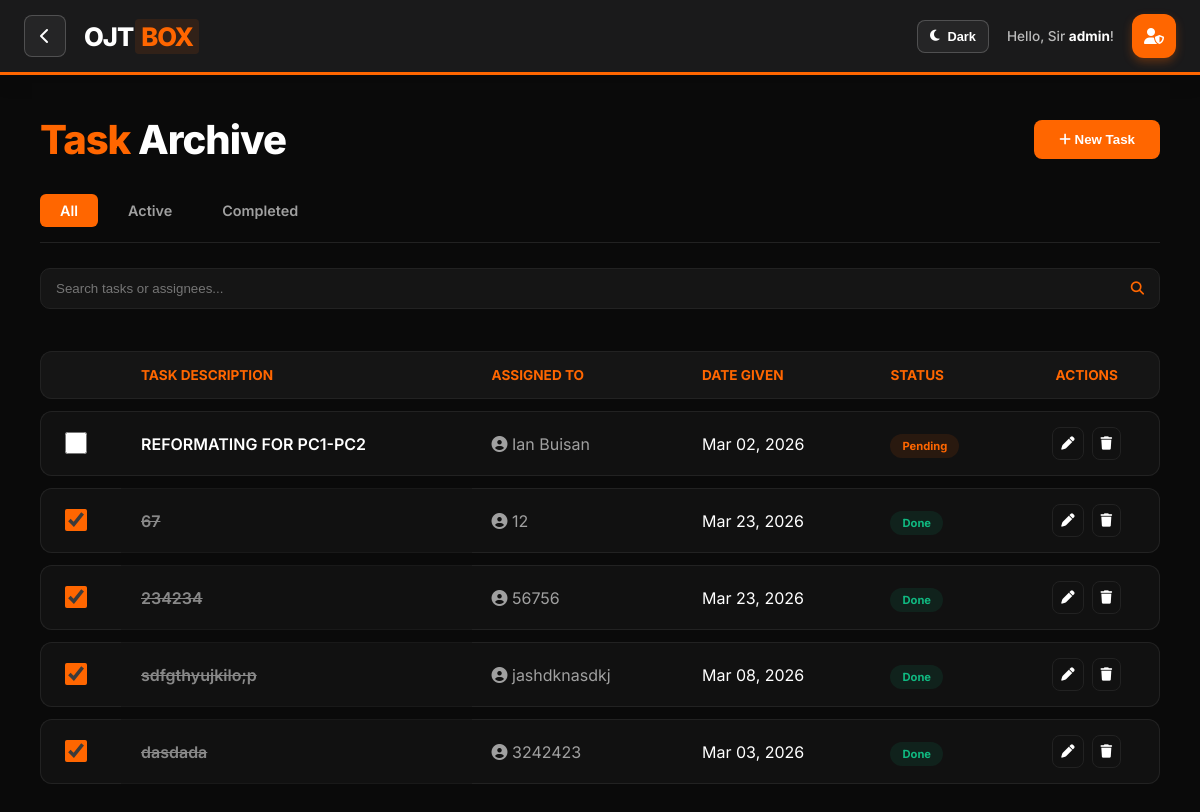
The page /taskbox.php (signed in) on the database its author committed.
### tables this page shows
CREATE TABLE `tasks` (
  `id` int(11) NOT NULL,
  `task_description` text NOT NULL,
  `assigned_to` varchar(100) NOT NULL,
  `status` enum('Pending','In-Progress','Done') DEFAULT 'Pending',
  `date_given` date NOT NULL,
  `date_completed` date DEFAULT NULL,
  `comment` text DEFAULT NULL,
  `created_at` timestamp NOT NULL DEFAULT current_timestamp(),
  `last_updated` timestamp NOT NULL DEFAULT current_timestamp() ON UPDATE current_timestamp()
);

### taskbox.php (the view, shortened to what this page needs)
<?php
require_once 'db.php';
$search = isset($_GET['search']) ? $_GET['search'] : '';
$filter_tab = isset($_GET['tab']) ? $_GET['tab'] : 'all';
$searchTerm = "%$search%";
$query = "SELECT * FROM tasks WHERE (task_description LIKE ? OR assigned_to LIKE ?)";
$params = [$searchTerm, $searchTerm];
$types = "ss";
$query .= " ORDER BY last_updated DESC, date_given DESC";
$stmt = $conn->prepare($query);
$stmt->bind_param($types, ...$params);
$stmt->execute();
$result = $stmt->get_result();
?>
<!DOCTYPE html>
<html lang="en">
<head>
    <link rel="stylesheet" href="https://cdnjs.cloudflare.com/ajax/libs/font-awesome/6.4.0/css/all.min.css">
</head>
<body>
    <?php include 'header.php'; ?>
    <main class="inventory-container">
        <div class="header-flex">
            <h2><span style="color:var(--primary-orange)">Task</span> Archive</h2>
            <button onclick="window.location.href='add_task.php'" style="background:var(--primary-orange); color:white; border:none; padding:12px 25px; border-radius:8px; font-weight:bold; cursor:pointer;">
                <i class="fa-solid fa-plus"></i> New Task
            </button>
        </div>
        <div class="tab-container">
            <a href="?tab=all&search=<?php echo urlencode($search); ?>" class="tab-link <?php echo ($filter_tab == 'all') ? 'active' : ''; ?>">All</a>
            <a href="?tab=active&search=<?php echo urlencode($search); ?>" class="tab-link <?php echo ($filter_tab == 'active') ? 'active' : ''; ?>">Active</a>
            <a href="?tab=completed&search=<?php echo urlencode($search); ?>" class="tab-link <?php echo ($filter_tab == 'completed') ? 'active' : ''; ?>">Completed</a>
        </div>
        <form action="" method="GET" class="search-row">
            <div class="search-group">
                <input type="text" name="search" class="search-input" placeholder="Search tasks or assignees..." value="<?php echo htmlspecialchars($search); ?>">
                <button type="submit" style="background:none; border:none; color:var(--primary-orange); padding:0 15px; cursor:pointer;"><i class="fa-solid fa-magnifying-glass"></i></button>
            </div>
        </form>
        <table class="data-table">
            <thead>
                <tr>
                    <th></th>
                    <th>Task Description</th>
                    <th>Assigned To</th>
                    <th>Date Given</th>
                    <th>Status</th>
                    <th style="text-align: center;">Actions</th>
                </tr>
            </thead>
            <tbody>
                <?php if ($result->num_rows > 0): ?>
                    <?php while($row = $result->fetch_assoc()):
                        $isDone = ($row['status'] === 'Done');
                    ?>
                    <tr>
                        <td>
                            <input type="checkbox" class="custom-checkbox"
                                   onchange="toggleTaskStatus(<?php echo $row['id']; ?>, this.checked)"
                                   <?php echo $isDone ? 'checked' : ''; ?>>
                        </td>
                        <td class="<?php echo $isDone ? 'strikethrough' : ''; ?>" style="font-weight: 600;">
                            <?php echo htmlspecialchars($row['task_description']); ?>
                        </td>
                        <td style="color: var(--text-gray);">
                            <i class="fa-solid fa-user-circle"></i> <?php echo htmlspecialchars($row['assigned_to']); ?>
                        </td>
                        <td><?php echo date('M d, Y', strtotime($row['date_given'])); ?></td>
                        <td>
                            <span class="badge <?php echo $isDone ? 'badge-done' : 'badge-pending'; ?>">
                                <?php echo htmlspecialchars($row['status']); ?>
                            </span>
                        </td>
                        <td>
                            <div style="display:flex; gap: 8px; justify-content:center;">
                                <button onclick="editTask(<?php echo $row['id']; ?>)" class="action-btn btn-edit"><i class="fa-solid fa-pen"></i></button>
                                <button onclick="deleteTask(<?php echo $row['id']; ?>)" class="action-btn btn-delete"><i class="fa-solid fa-trash"></i></button>
                            </div>
                        </td>
                    </tr>
                    <?php endwhile; ?>
                <?php else: ?>
                    <tr><td colspan="6" style="text-align:center; padding:50px; color:var(--text-gray);">NO TASKS FOUND FOR "<?php echo htmlspecialchars($search); ?>"</td></tr>
                <?php endif; ?>
            </tbody>
        </table>
    </main>
</body>
</html>

### taskbox.php (style rules this page uses)
:root { --bg-dark: #0a0a0a; --card-bg: #111111; --primary-orange: #ff6600; --text-main: #ffffff; --text-gray: #a0a0a0; --border-color: #222222; --input-bg: #151515; --transition: all 0.3s cubic-bezier(0.4, 0, 0.2, 1); }
body { background-color: var(--bg-dark); color: var(--text-main); font-family: 'Inter', sans-serif; margin: 0; transition: var(--transition); }
.inventory-container { padding: 40px; max-width: 1400px; margin: 0 auto; }
.header-flex { display: flex; justify-content: space-between; align-items: center; margin-bottom: 30px; }
.header-flex h2 { font-size: 2.5rem; font-weight: 800; margin: 0; letter-spacing: -1px; }
.tab-container { display: flex; gap: 10px; margin-bottom: 25px; border-bottom: 1px solid var(--border-color); padding-bottom: 15px; }
.tab-link { text-decoration: none; color: var(--text-gray); padding: 8px 20px; border-radius: 6px; font-weight: 600; font-size: 0.9rem; transition: var(--transition); }
.tab-link.active { background: var(--primary-orange); color: white; }
.search-row { display: flex; gap: 15px; margin-bottom: 30px; }
.search-group { flex: 1; display: flex; background: var(--input-bg); border-radius: 10px; border: 1px solid var(--border-color); }
.search-input { width: 100%; background: transparent; border: none; color: var(--text-main); padding: 12px 15px; outline: none; }
.data-table { width: 100%; border-collapse: separate; border-spacing: 0 12px; }
.data-table th { text-align: left; color: var(--primary-orange); padding: 15px 20px; font-size: 0.85rem; text-transform: uppercase; background: var(--input-bg); border-top: 1px solid var(--border-color); border-bottom: 1px solid var(--border-color); font-weight: 700; }
.data-table th:first-child { border-left: 1px solid var(--border-color); border-radius: 12px 0 0 12px; }
.data-table th:last-child { border-right: 1px solid var(--border-color); border-radius: 0 12px 12px 0; }
.data-table tr { background: var(--card-bg); transition: var(--transition); }
.data-table td { padding: 15px 20px; border-top: 1px solid var(--border-color); border-bottom: 1px solid var(--border-color); }
.data-table td:first-child { border-left: 1px solid var(--border-color); border-radius: 12px 0 0 12px; width: 40px; }
.data-table td:last-child { border-right: 1px solid var(--border-color); border-radius: 0 12px 12px 0; }
.custom-checkbox { width: 22px; height: 22px; cursor: pointer; accent-color: var(--primary-orange); }
.badge { padding: 5px 12px; border-radius: 20px; font-size: 0.7rem; font-weight: bold; }
.badge-done { background: rgba(16, 185, 129, 0.1); color: #10b981; }
.badge-pending { background: rgba(255, 102, 0, 0.1); color: #ff6600; }
.action-btn { padding: 8px; border-radius: 8px; color: var(--text-main); border: 1px solid var(--border-color); cursor: pointer; background: var(--card-bg); }
.strikethrough { text-decoration: line-through; opacity: 0.5; }

### header.php (style rules this page uses)
:root { --primary-orange: #FF6600; --nav-bg: #1A1A1B; --text-color: #FFFFFF; --text-muted: #BBB; --btn-bg: rgba(255, 255, 255, 0.05); --btn-border: rgba(255, 255, 255, 0.2); --dropdown-bg: #FFFFFF; --dropdown-text: #1A1A1B; --nav-height: 72px; --transition: all 0.25s ease; }

### rows shown on the page
tasks: task_description "REFORMATING FOR PC1-PC2", assigned_to "Ian Buisan", date_given "Mar 02, 2026", status "Pending"
tasks: status "☑", task_description "67", assigned_to "12", date_given "Mar 23, 2026", status "Done"
tasks: status "☑", task_description "234234", assigned_to "56756", date_given "Mar 23, 2026", status "Done"
tasks: status "☑", task_description "sdfgthyujkilo;p", assigned_to "jashdknasdkj", date_given "Mar 08, 2026", status "Done"
tasks: status "☑", task_description "dasdada", assigned_to "3242423", date_given "Mar 03, 2026", status "Done"

### other values the page prints
$username "admin"
